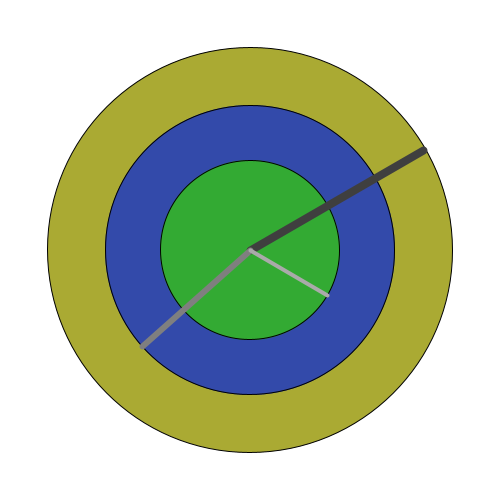
Frame 1 (no input)
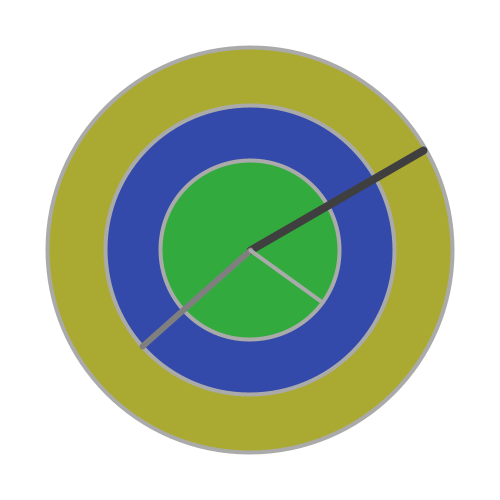
Frame 60 (the mouse pressed at the canvas centre just before this capture)
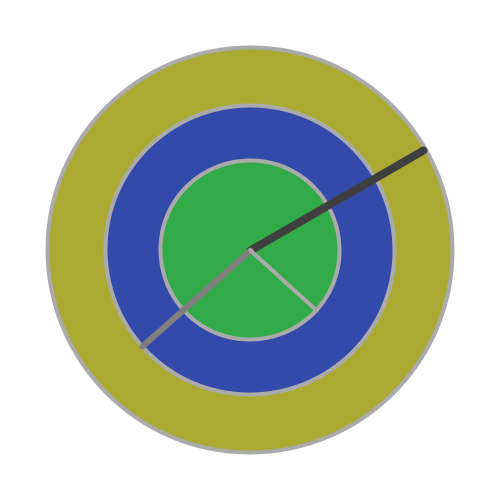
Frame 120 (the mouse held since frame 60 and released just before this capture)

The Processing sketch that drew these frames (run headless with seeded random() and noise(); from frame 60 on, the mouse is pressed at the canvas centre):

// Processing sketch: processing_42736
// ── processing_42736.pde


int hours;
int minutes;
int seconds;


void setup() {
  size(500, 500);
  colorMode(HSB, 60);
  background(0, 0,90);
  smooth();
}

void draw() {
 
   // get system variables
 hours = hour();
 minutes = minute();
 seconds = second();
 
 println(hours + " " + minutes + " " + seconds);
    
    // fix for 24 hour clock
  if(hours > 12) {
   hours -= 12; 
  }
 
 background(0, 0, 90);
 
    // center sketch
  translate(250,250);
  rotate(radians(90));
  noFill();
  
  //hour circle
  fill (hours * 5, 42, 40);
  ellipse (0,0, 405, 405);
  
  //minute circle
  fill ( minutes, 42, 40);
  ellipse (0,0, 290, 290);
  pushMatrix ();
  popMatrix ();

// second cirle
 fill (seconds, 42, 40);
  ellipse (0,0, 180, 180);
  pushMatrix ();
  popMatrix ();
  
    // hour hand
  strokeWeight(8);
  stroke(15);
  pushMatrix();
  rotate(radians(30 * hours));  // 30 * 12 = 360 degrees
  line(0,0, -200,0);
  popMatrix();
  
  
    // minute hand
  strokeWeight(6);
  stroke(30);
  pushMatrix();
  rotate(radians(6 * minutes));
  line(0,0, -144,0);
  popMatrix();
  
    // second hand
  strokeWeight(4);
  stroke(40);
  pushMatrix();
  rotate(radians(6 * seconds));
  line(0,0, -90,0);
  popMatrix();
  
}
